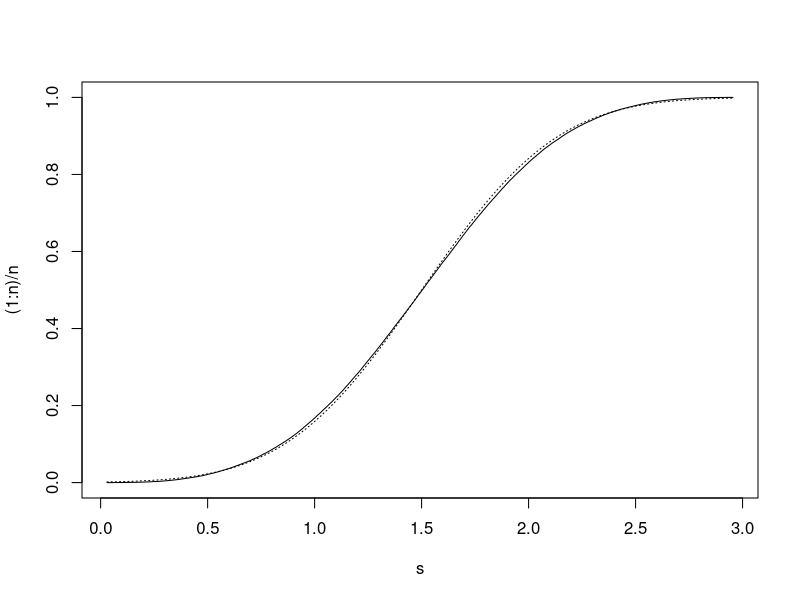

Write the R code that produced this figure.
# program to demonstate the CLT = central limit theorem.  CLT says sums of independent rv's are approx normal
# with better approx as we add in more and more rv's to the sum.  Here we check this by looking at the
# distribution of the sum of k Unif(0,1)'s by simulating the variable n times.
# we compare this with the distribution of the corresponding N(k/2,k/12) variable
# (recall that the sum of k Unif(0,1)'s has mean k/2 and variance k/12)

k = 3        # number of Unif(0,1)'s we will add up
n = 100000   # number of times we do this experiment
y = rep(0,n) # hold outcomes of expt here
yy = rep(0,n) # hold normal probabilities here

for (i in 1:n)   y[i] = sum(runif(k));  # simulate n sums of k Unif(0,1)'s
s = sort(y);	      			# sort the outcomes for plotting
plot(s,(1:n)/n,type='l');   		# this is plot of estimate of P(Y <= y) for all observed values of y
yy = pnorm(s,k/2,sqrt(k/12));		# these are the probs of a N(k/2,k/12) <= y for all observed values of y
lines(s,yy,lty=3);			# show both on same plot
